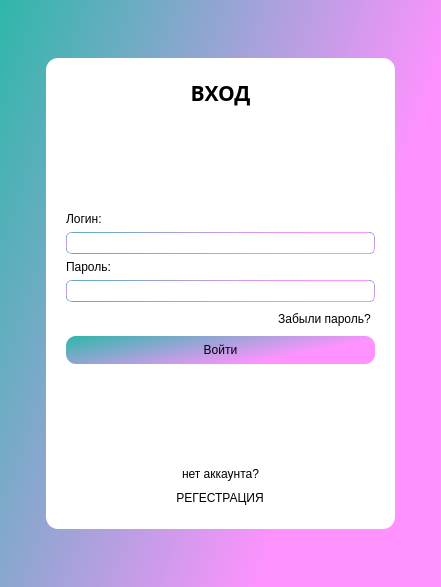
<?xml version="1.0" encoding="UTF-8"?>
<ui version="4.0">
 <class>Form</class>
 <widget class="QWidget" name="Form">
  <property name="geometry">
   <rect>
    <x>0</x>
    <y>0</y>
    <width>441</width>
    <height>587</height>
   </rect>
  </property>
  <property name="windowTitle">
   <string>Form</string>
  </property>
  <property name="styleSheet">
   <string notr="true">#Form{
background-color: qlineargradient(spread:pad, x1:0, y1:0, x2:0.869, y2:0.403818, stop:0 rgba(46, 183, 169, 255), stop:1 rgba(255, 146, 255, 255));
}

</string>
  </property>
  <layout class="QGridLayout" name="gridLayout" rowstretch="1,10,1" columnstretch="1,10,1">
   <item row="1" column="0">
    <spacer name="horizontalSpacer">
     <property name="orientation">
      <enum>Qt::Horizontal</enum>
     </property>
     <property name="sizeHint" stdset="0">
      <size>
       <width>352</width>
       <height>20</height>
      </size>
     </property>
    </spacer>
   </item>
   <item row="1" column="2">
    <spacer name="horizontalSpacer_2">
     <property name="orientation">
      <enum>Qt::Horizontal</enum>
     </property>
     <property name="sizeHint" stdset="0">
      <size>
       <width>31</width>
       <height>20</height>
      </size>
     </property>
    </spacer>
   </item>
   <item row="0" column="1">
    <spacer name="verticalSpacer">
     <property name="orientation">
      <enum>Qt::Vertical</enum>
     </property>
     <property name="sizeHint" stdset="0">
      <size>
       <width>20</width>
       <height>485</height>
      </size>
     </property>
    </spacer>
   </item>
   <item row="2" column="1">
    <spacer name="verticalSpacer_2">
     <property name="orientation">
      <enum>Qt::Vertical</enum>
     </property>
     <property name="sizeHint" stdset="0">
      <size>
       <width>20</width>
       <height>43</height>
      </size>
     </property>
    </spacer>
   </item>
   <item row="1" column="1">
    <widget class="QFrame" name="frame_main">
     <property name="styleSheet">
      <string notr="true">#frame_main{
	border-radius: 12;
	background-color: rgb(255, 255, 255);
}</string>
     </property>
     <property name="frameShape">
      <enum>QFrame::StyledPanel</enum>
     </property>
     <property name="frameShadow">
      <enum>QFrame::Raised</enum>
     </property>
     <layout class="QVBoxLayout" name="verticalLayout_3">
      <property name="leftMargin">
       <number>20</number>
      </property>
      <property name="topMargin">
       <number>20</number>
      </property>
      <property name="rightMargin">
       <number>20</number>
      </property>
      <property name="bottomMargin">
       <number>20</number>
      </property>
      <item>
       <widget class="QLabel" name="label">
        <property name="font">
         <font>
          <family>Gadugi</family>
          <pointsize>16</pointsize>
          <weight>75</weight>
          <bold>true</bold>
         </font>
        </property>
        <property name="text">
         <string>ВХОД</string>
        </property>
        <property name="alignment">
         <set>Qt::AlignCenter</set>
        </property>
       </widget>
      </item>
      <item>
       <spacer name="verticalSpacer_4">
        <property name="orientation">
         <enum>Qt::Vertical</enum>
        </property>
        <property name="sizeHint" stdset="0">
         <size>
          <width>20</width>
          <height>85</height>
         </size>
        </property>
       </spacer>
      </item>
      <item>
       <layout class="QVBoxLayout" name="verticalLayout">
        <item>
         <layout class="QGridLayout" name="gridLayout_3">
          <item row="1" column="1">
           <widget class="QPushButton" name="pushButton">
            <property name="text">
             <string>Забыли пароль?</string>
            </property>
            <property name="flat">
             <bool>true</bool>
            </property>
           </widget>
          </item>
          <item row="1" column="0">
           <spacer name="horizontalSpacer_3">
            <property name="orientation">
             <enum>Qt::Horizontal</enum>
            </property>
            <property name="sizeHint" stdset="0">
             <size>
              <width>40</width>
              <height>20</height>
             </size>
            </property>
           </spacer>
          </item>
          <item row="0" column="0" colspan="2">
           <layout class="QGridLayout" name="gridLayout_2">
            <item row="0" column="0">
             <widget class="QLabel" name="label_2">
              <property name="text">
               <string>Логин:</string>
              </property>
             </widget>
            </item>
            <item row="1" column="0">
             <widget class="QLineEdit" name="le_login">
              <property name="styleSheet">
               <string notr="true">border-radius: 5;
border: 1px solid qlineargradient(spread:pad, x1:0, y1:0, x2:0.869, y2:0.403818, stop:0 rgba(46, 183, 169, 255), stop:1 rgba(255, 146, 255, 255));
padding: 2;</string>
              </property>
             </widget>
            </item>
            <item row="2" column="0">
             <widget class="QLabel" name="label_3">
              <property name="text">
               <string>Пароль:</string>
              </property>
             </widget>
            </item>
            <item row="3" column="0">
             <widget class="QLineEdit" name="le_password">
              <property name="styleSheet">
               <string notr="true">border-radius: 5;
border: 1px solid qlineargradient(spread:pad, x1:0, y1:0, x2:0.869, y2:0.403818, stop:0 rgba(46, 183, 169, 255), stop:1 rgba(255, 146, 255, 255));
padding: 2;</string>
              </property>
             </widget>
            </item>
           </layout>
          </item>
         </layout>
        </item>
        <item>
         <widget class="QPushButton" name="pb_enter">
          <property name="styleSheet">
           <string notr="true">QPushButton{
background-color: qlineargradient(spread:pad, x1:0, y1:0, x2:0.869, y2:0.403818, stop:0 rgba(46, 183, 169, 255), stop:1 rgba(255, 146, 255, 255));
border: none;
border-radius: 10;
padding: 7;
}
QPushButton:hover:pressed{
	background-color: qlineargradient(spread:pad, x1:0, y1:0, x2:1, y2:1, stop:0 rgba(0, 16, 225, 255), stop:1 rgba(255, 72, 255, 255));
	color:  white;
}</string>
          </property>
          <property name="text">
           <string>Войти</string>
          </property>
         </widget>
        </item>
       </layout>
      </item>
      <item>
       <spacer name="verticalSpacer_3">
        <property name="orientation">
         <enum>Qt::Vertical</enum>
        </property>
        <property name="sizeHint" stdset="0">
         <size>
          <width>20</width>
          <height>85</height>
         </size>
        </property>
       </spacer>
      </item>
      <item>
       <layout class="QVBoxLayout" name="verticalLayout_2">
        <item>
         <widget class="QLabel" name="label_4">
          <property name="text">
           <string>нет аккаунта?</string>
          </property>
          <property name="alignment">
           <set>Qt::AlignCenter</set>
          </property>
          <property name="wordWrap">
           <bool>false</bool>
          </property>
         </widget>
        </item>
        <item alignment="Qt::AlignHCenter">
         <widget class="QPushButton" name="pb_reg">
          <property name="text">
           <string>РЕГЕСТРАЦИЯ</string>
          </property>
          <property name="flat">
           <bool>true</bool>
          </property>
         </widget>
        </item>
       </layout>
      </item>
     </layout>
    </widget>
   </item>
  </layout>
 </widget>
 <resources/>
 <connections/>
</ui>
